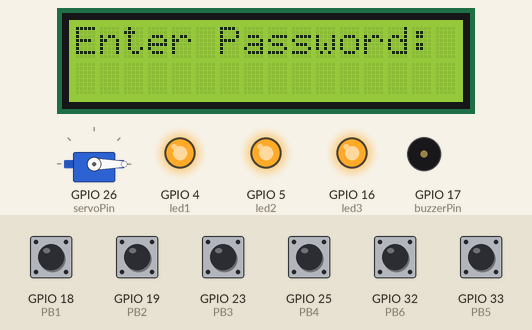
Bench run of a sketch on a simulated ESP32. On the bench: servo, 16×2 character LCD, output pins drawn as LEDs (lit = HIGH), buzzer (waves = sounding). The inputs (shaded band) are chosen by the test bench; at power-on: GPIO 18 (PB1), GPIO 19 (PB2), GPIO 23 (PB3), GPIO 25 (PB4), GPIO 32 (PB6), GPIO 33 (PB5) HIGH.

Above: at 3.3 s.
3.4 s: GPIO 18 (PB1) pulled LOW for 0.15 s
At 3.9 s:
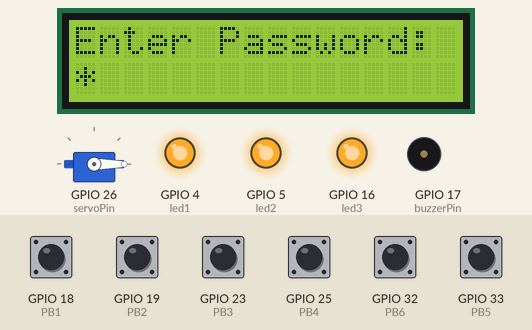
5.0 s: GPIO 19 (PB2) pulled LOW for 0.15 s
At 6.3 s:
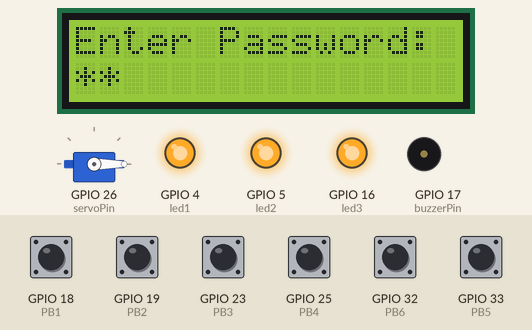
6.6 s: GPIO 23 (PB3) pulled LOW for 0.15 s
At 7.5 s:
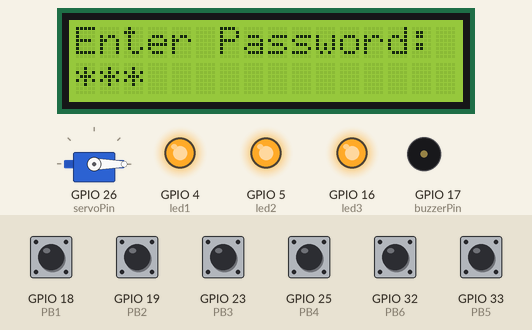
8.2 s: GPIO 25 (PB4) pulled LOW for 0.15 s
At 9.7 s:
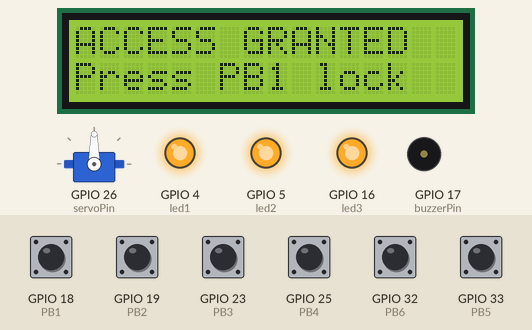
10.0 s: GPIO 32 (PB6) pulled LOW for 0.15 s
At 10.8 s:
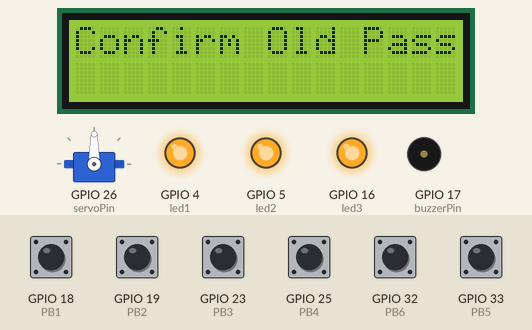
11.6 s: GPIO 33 (PB5) pulled LOW for 0.15 s
At 12.5 s:
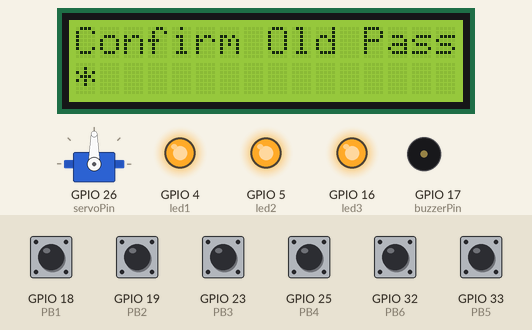
Timing chart, 0 to 14.2 s (numbered marks = the images above; inputs shaded):
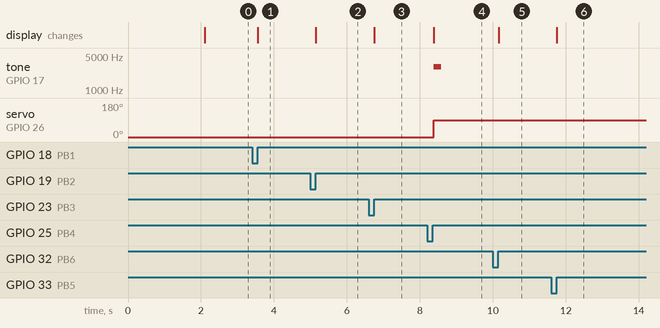

Measured:
- after the input at 3.4 s, the display: changes after 0.15 s (image 1)
- after the input at 5.0 s, the display: changes after 0.15 s (image 2)
- after the input at 6.6 s, the display: changes after 0.15 s (image 3)
- after the input at 8.2 s, tone on GPIO 17 (buzzerPin): silent → 3000 Hz after 0.18 s, → silent 0.20 s later; servo on GPIO 26 (servoPin): 0° → 90° after 0.18 s; the display: changes after 0.18 s (image 4)
- after the input at 10.0 s, the display: changes after 0.17 s (image 5)
- after the input at 11.6 s, the display: changes after 0.15 s (image 6)

The sketch:

project_code.ino
```cpp
#include <Wire.h>
#include "DFRobot_RGBLCD1602.h"
#include <ESP32Servo.h>

// ================= LCD ==================
DFRobot_RGBLCD1602 lcd(0x6B, 16, 2);

// ================= SERVO =================
Servo lockServo;
const int servoPin = 26;
const int lockedPos = 0;
const int unlockedPos = 90;

// ================= BUTTONS =================
const int PB1 = 18;
const int PB2 = 19;
const int PB3 = 23;
const int PB4 = 25;
const int PB5 = 33;
const int PB6 = 32;

// ================= LEDs =================
const int led1 = 4;
const int led2 = 5;
const int led3 = 16;

// ================= BUZZER =================
const int buzzerPin = 17;

// ================= PASSWORD =================
const int passwordLength = 4;
int correctPassword[passwordLength] = {1,2,3,4};
int enteredPassword[passwordLength];
int digitIndex = 0;

// ================= ATTEMPTS =================
int attemptCount = 0;
const int maxAttempts = 3;

// ================= LOCKOUT =================
bool isTimedLockout = false;
unsigned long lockoutStart = 0;
const unsigned long lockoutDuration = 30000;

// ================= STATE FLAGS =================
bool isUnlocked = false;
bool isChangingPassword = false;
bool verifyingOldPassword = false;

// ================= DEBOUNCE =================
unsigned long lastButtonTime = 0;
const unsigned long debounceDelay = 250;

// ============================================================

void setup() {

  Serial.begin(115200);

  pinMode(PB1, INPUT_PULLUP);
  pinMode(PB2, INPUT_PULLUP);
  pinMode(PB3, INPUT_PULLUP);
  pinMode(PB4, INPUT_PULLUP);
  pinMode(PB5, INPUT_PULLUP);
  pinMode(PB6, INPUT_PULLUP);

  pinMode(led1, OUTPUT);
  pinMode(led2, OUTPUT);
  pinMode(led3, OUTPUT);
  pinMode(buzzerPin, OUTPUT);

  resetLEDs();

  lockServo.setPeriodHertz(50);
  lockServo.attach(servoPin, 500, 2400);
  lockServo.write(lockedPos);

  Wire.begin(21, 22);
  lcd.init();
  lcd.clear();

  showDefaultPassword();
  delay(2000);

  showEnterScreen();
}

// ============================================================

void loop() {

  // LOCKOUT
  if (isTimedLockout) {
    handleTimedLockout();
    return;
  }

  // UNLOCKED STATE
  if (isUnlocked && !isChangingPassword) {

    if (digitalRead(PB1) == LOW) {
      while (digitalRead(PB1) == LOW);
      relockSystem();
      return;
    }

    if (digitalRead(PB6) == LOW) {
      while (digitalRead(PB6) == LOW);
      startPasswordChange();
      return;
    }

    return;
  }

  int pressed = checkButtons();

  if (pressed != 0) {

    enteredPassword[digitIndex] = pressed;
    digitIndex++;

    lcd.setCursor(digitIndex - 1, 1);
    lcd.print("*");

    if (digitIndex >= passwordLength) {

      if (isChangingPassword) {
        handlePasswordChange();
      } else {
        checkPassword();
      }

      digitIndex = 0;
    }
  }
}

// ============================================================

void showDefaultPassword() {
  lcd.clear();
  lcd.setCursor(0,0);
  lcd.print("Default Pass:");
  lcd.setCursor(0,1);
  lcd.print("1234");
}

void showEnterScreen() {
  lcd.clear();
  lcd.setCursor(0,0);
  lcd.print("Enter Password:");
  lcd.setCursor(0,1);
}

// ============================================================

void startPasswordChange() {

  isChangingPassword = true;
  verifyingOldPassword = true;
  digitIndex = 0;

  lcd.clear();
  lcd.setCursor(0,0);
  lcd.print("Confirm Old Pass");
  lcd.setCursor(0,1);
}

// ============================================================

void handlePasswordChange() {

  if (verifyingOldPassword) {

    if (isPasswordCorrect()) {

      verifyingOldPassword = false;

      lcd.clear();
      lcd.setCursor(0,0);
      lcd.print("Enter New Pass");
      lcd.setCursor(0,1);

    } else {

      lcd.clear();
      lcd.setCursor(0,0);
      lcd.print("Wrong Old Pass");
      delay(1500);

      isChangingPassword = false;
      verifyingOldPassword = false;

      lcd.clear();
      lcd.setCursor(0,0);
      lcd.print("ACCESS GRANTED");
      lcd.setCursor(0,1);
      lcd.print("Press PB1 lock");
    }

  } else {

    for (int i = 0; i < passwordLength; i++) {
      correctPassword[i] = enteredPassword[i];
    }

    lcd.clear();
    lcd.setCursor(0,0);
    lcd.print("Password Updated");
    delay(1500);

    isChangingPassword = false;

    lcd.clear();
    lcd.setCursor(0,0);
    lcd.print("ACCESS GRANTED");
    lcd.setCursor(0,1);
    lcd.print("Press PB1 lock");
  }
}

// ============================================================

void checkPassword() {

  if (isPasswordCorrect()) {
    unlockDoor();
  } else {
    wrongAttempt();
  }
}

// ============================================================

bool isPasswordCorrect() {

  for (int i = 0; i < passwordLength; i++) {
    if (enteredPassword[i] != correctPassword[i])
      return false;
  }
  return true;
}

// ============================================================

void unlockDoor() {

  lcd.clear();
  lcd.setCursor(0,0);
  lcd.print("ACCESS GRANTED");
  lcd.setCursor(0,1);
  lcd.print("Press PB1 lock");

  tone(buzzerPin, 3000, 200);

  lockServo.write(unlockedPos);

  attemptCount = 0;
  resetLEDs();
  isUnlocked = true;
}

// ============================================================

void relockSystem() {

  lockServo.write(lockedPos);

  isUnlocked = false;
  digitIndex = 0;
  attemptCount = 0;
  resetLEDs();

  showEnterScreen();
}

// ============================================================

void wrongAttempt() {

  attemptCount++;

  lcd.clear();
  lcd.setCursor(0,0);
  lcd.print("WRONG PASSWORD");

  tone(buzzerPin, 2000, 200);

  if (attemptCount == 1) digitalWrite(led3, LOW);
  if (attemptCount == 2) digitalWrite(led2, LOW);
  if (attemptCount == 3) digitalWrite(led1, LOW);

  delay(1000);

  if (attemptCount >= maxAttempts) {
    startTimedLockout();
  } else {
    showEnterScreen();
  }
}

// ============================================================

void startTimedLockout() {
  isTimedLockout = true;
  lockoutStart = millis();
}

// ============================================================

void handleTimedLockout() {

  unsigned long elapsed = millis() - lockoutStart;
  unsigned long remaining = (lockoutDuration - elapsed) / 1000;

  lcd.setCursor(0,0);
  lcd.print("SYSTEM LOCKED ");
  lcd.setCursor(0,1);
  lcd.print("Time: ");
  lcd.print(remaining);
  lcd.print("s   ");

  if (elapsed >= lockoutDuration) {
    isTimedLockout = false;
    attemptCount = 0;
    resetLEDs();
    showEnterScreen();
  }
}

// ============================================================

int checkButtons() {

  if (millis() - lastButtonTime < debounceDelay)
    return 0;

  if (digitalRead(PB1) == LOW) return registerPress(1);
  if (digitalRead(PB2) == LOW) return registerPress(2);
  if (digitalRead(PB3) == LOW) return registerPress(3);
  if (digitalRead(PB4) == LOW) return registerPress(4);
  if (digitalRead(PB5) == LOW) return registerPress(5);

  // PB6 acts as digit ONLY if not unlocked
  if (!isUnlocked && digitalRead(PB6) == LOW) return registerPress(6);

  return 0;
}

int registerPress(int value) {

  lastButtonTime = millis();
  while (digitalRead(getPinFromValue(value)) == LOW);
  return value;
}

int getPinFromValue(int value) {

  switch(value) {
    case 1: return PB1;
    case 2: return PB2;
    case 3: return PB3;
    case 4: return PB4;
    case 5: return PB5;
    case 6: return PB6;
  }
  return 0;
}

// ============================================================

void resetLEDs() {
  digitalWrite(led1, HIGH);
  digitalWrite(led2, HIGH);
  digitalWrite(led3, HIGH);
}
```
